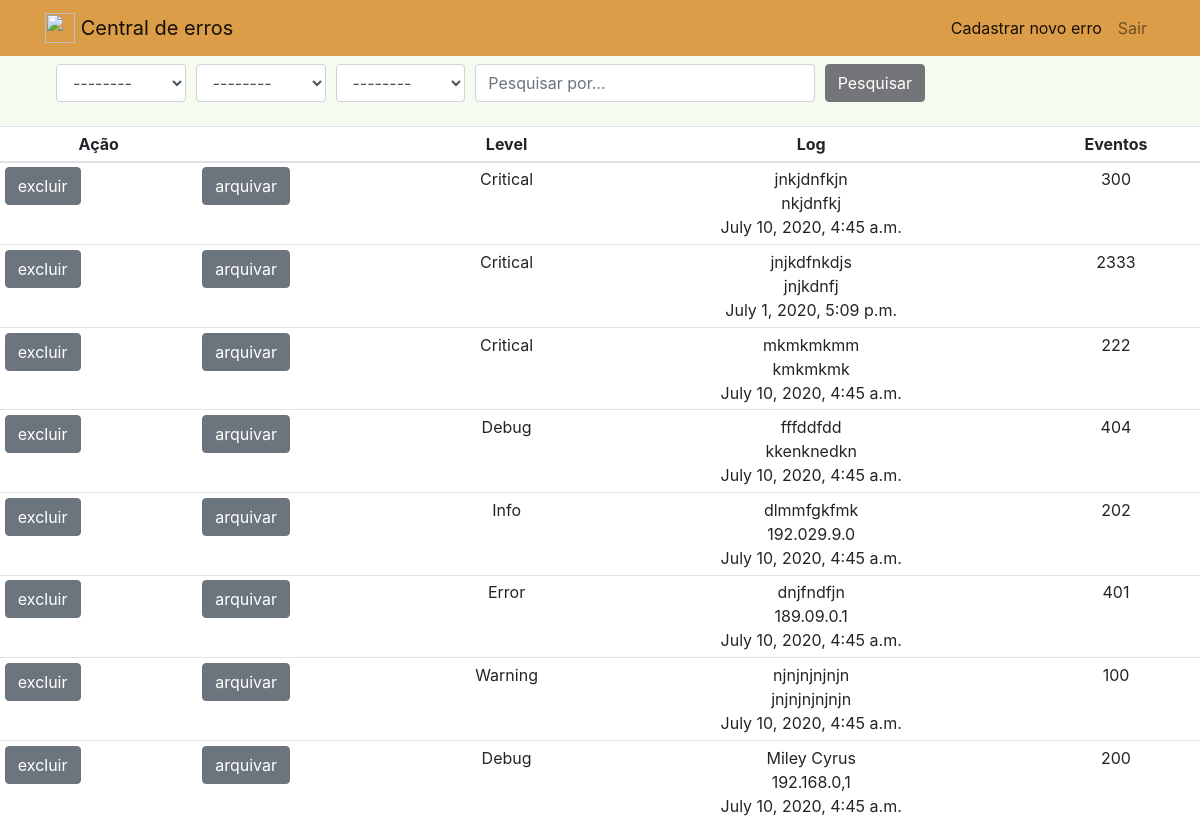
Page /api/pesquisa/ (signed in) on the committed database.
### api/models.py (models this page shows, shortened)
class ErrorInstances(models.Model):
    id = models.UUIDField(primary_key=True, default=uuid.uuid4,
                          help_text="Unique ID for this error")
    LEVEL_STATUS = (
        ('Critical', 'Critical'),
        ('Debug', 'Debug'),
        ('Error', 'Error'),
        ('Warning', 'Warning'),
        ('Info', 'Info'),
    )
    level = models.CharField(
        max_length=20,
        choices=LEVEL_STATUS,
        blank=True,
        default='Error',
        help_text='Choose the error level'
    )
    events = models.IntegerField(null=True, blank=True, help_text='Enter the error code')
    TYPE_ERROR_STATUS = (
        ('dev', 'desenvolvedor'),
        ('hom', 'homolgação'),
        ('prod', 'produção'),
    )
    type_error = models.CharField(max_length=20,
                                  choices=TYPE_ERROR_STATUS,
                                  blank=True,
                                  default='dev',
                                  help_text='Choose the error type'
                                  )
    shelved = models.NullBooleanField(null=True, blank=True, default=False)
    user_id = models.ForeignKey(settings.AUTH_USER_MODEL, on_delete=models.SET_NULL, null=True)
    title = models.CharField(max_length=50, help_text='Enter the error title')
    description = models.TextField(help_text='Describe the error')
    origin = models.TextField(max_length=200,
                              help_text='Describe the error origin')
    date = models.DateTimeField(null=True, blank=True)
    details = models.TextField(help_text='Enter the error details')

### api/views.py (the view, shortened to what this page needs)
# urls.py: path('pesquisa/', ErrorInstancesListView.as_view(), name='pesquisa'),
class ErrorInstancesListView(LoginRequiredMixin, generic.ListView):
    renderer_classes = [TemplateHTMLRenderer]
    login_url = reverse_lazy('/')
    model = ErrorInstances
    paginate_by = 10
    serializer_class = ErrorInstancesModelSerializers
    def get_context_data(self, **kwargs):
        context = super(ErrorInstancesListView, self).get_context_data(**kwargs)
        return context
    def get_queryset(self):
        queryset = ErrorInstances.objects.all()
        search_bar = self.request.GET.get('search_bar')
        search_type = self.request.GET.get('search_type')
        search_order = self.request.GET.get('search_order')
        search_topic = self.request.GET.get('search_topic')
        return queryset

### api/templates/api/errorinstances_list.html (shortened to what this page needs)
{% extends "base_generic.html" %}
{% block menu %}
<nav class="navbar navbar-expand-lg navbar-light bg-light">
    <div class="container">
        <a class="navbar-brand ">
            <img src="http://getbootstrap.com/docs/4.5/assets/brand/bootstrap-solid.svg" width="30" height="30"
                 class="d-inline-block align-top" alt="" loading="lazy">
            Central de erros
        </a>
        <div class="collapse navbar-collapse" id="navbarSite">
            <ul class="navbar-nav ml-auto">
                <li class="nav-item active">
                    <a class="nav-link" href="{% url 'register-error' %}">Cadastrar novo erro<span class="sr-only">(current)</span></a>
                </li>
                <li class="nav-item">
                    <a class="nav-link" href="{% url 'logout' %}">Sair</a>
                </li>
            </ul>
        </div>
    </div>
</nav>
{% endblock %}
{% block content %}
<nav class="navbar navbar-light" style="background-color: #F5FBEF;">
    <ul>
        <form method="GET">
            <div class="form-row">
                <div class="col-md-2">
                    <select name="search_type" class="form-control" placeholder="Tipo">
                        <option value="">--------</option>
                    </select>
                </div>
                <div class="col-md-2">
                    <select name="search_order" class="form-control" placeholder="Ordenar por...">
                        <option value="">--------</option>
                    </select>
                </div>
                <div class="col-md-2">
                    <select name="search_topic" class="form-control" placeholder="Topico">
                        <option value="">--------</option>
                    </select>
                </div>
                <div class="col-md-5">
                    <input type="text" name="search_bar" class="form-control" placeholder="Pesquisar por...">
                </div>
                <div class="col-md-1">
                    <button class="btn btn-primary" type="submit" name="search">
                        Pesquisar
                    </button>
                </div>
            </div>
        </form>
    </ul>
</nav>
<form method="POST">
<table class="table table-sm table-hover">
    <thead>
    <tr align="center">
        <th scope="col">Ação</th>
        <th scope="col"></th>
        <th scope="col">Level</th>
        <th scope="col">Log</th>
        <th scope="col">Eventos</th>
    </tr>
    </thead>
    <tbody>
    {% if errorinstances_list %}
    {% for errorinstances in errorinstances_list %}
    <tr>
        <td><a href="{% url 'delete-error' errorinstances.id %}" class="btn btn-secondary">excluir</a></td>
        <td>{% if errorinstances.shelved %}
               <span class="badge badge-secondary">arquivado</span>
            {% else %}
               <a href="{% url 'shelved-error' errorinstances.id %}" class="btn btn-secondary">arquivar</a>
            {% endif %}
        </td>
        <td onclick="window.location='{% url 'errorinstances-detail' errorinstances.id %}';" align="center">{{ errorinstances.level }}
        </td>
        <td onclick="window.location='{% url 'errorinstances-detail' errorinstances.id %}';" align="center">{{ errorinstances.description }} <br>
            {{ errorinstances.origin }} <br>
            {{ errorinstances.date }}
        </td>
        <td onclick="window.location='{% url 'errorinstances-detail' errorinstances.id %}';" align="center">{{ errorinstances.events }}
        </td>
    </tr>
    {% endfor %}
    {% else %}
    <p>There are no errors here.</p>
    {% endif %}
    </tbody>
</table>
</form>
{% endblock %}

### api/static/css/styles.css (style rules this page uses)
.bg-light { background-color: #db9d47 !important; }
.btn-primary { background-color: #747578 !important; border-color: #747578 !important; }

### rows in the picture
ErrorInstances: shows "arquivar", level "Critical", description "jnkjdnfkjn", origin "nkjdnfkj", date "July 10, 2020, 4:45 a.m.", events "300"
ErrorInstances: shelved "arquivar", level "Critical", description "jnjkdfnkdjs", origin "jnjkdnfj", date "July 1, 2020, 5:09 p.m.", events "2333"
ErrorInstances: shelved "arquivar", level "Critical", description "mkmkmkmm", origin "kmkmkmk", date "July 10, 2020, 4:45 a.m.", events "222"
ErrorInstances: shelved "arquivar", level "Debug", description "fffddfdd", origin "kkenknedkn", date "July 10, 2020, 4:45 a.m.", events "404"
ErrorInstances: shelved "arquivar", level "Info", description "dlmmfgkfmk", origin "192.029.9.0", date "July 10, 2020, 4:45 a.m.", events "202"
ErrorInstances: shelved "arquivar", level "Error", description "dnjfndfjn", origin "189.09.0.1", date "July 10, 2020, 4:45 a.m.", events "401"
ErrorInstances: shelved "arquivar", level "Warning", description "njnjnjnjnjn", origin "jnjnjnjnjnjn", date "July 10, 2020, 4:45 a.m.", events "100"
ErrorInstances: shelved "arquivar", level "Debug", description "Miley Cyrus", origin "192.168.0,1", date "July 10, 2020, 4:45 a.m.", events "200"
